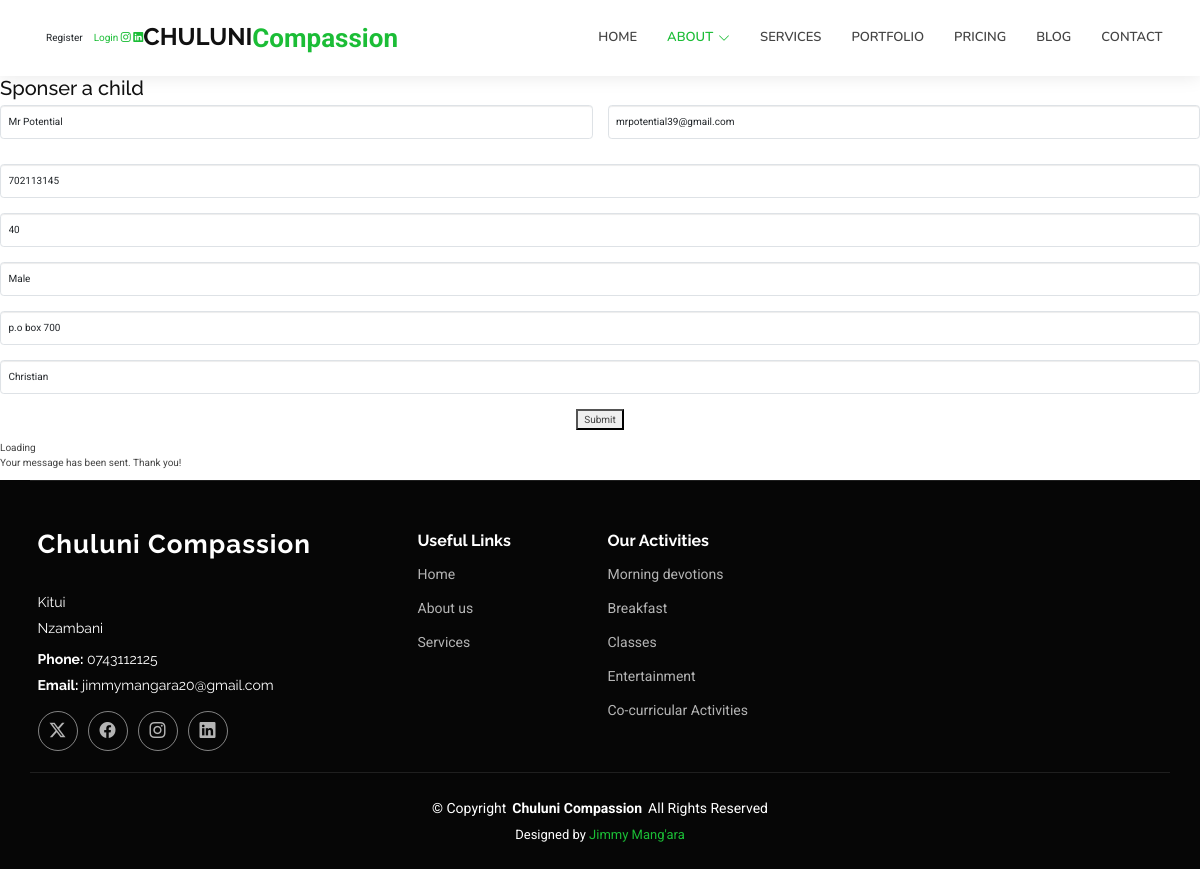
Screenshot of /spo/edit/5 with the database file from the repository.
### myapp/models.py (models this page shows, shortened)
class Child(models.Model):
    name = models.CharField(max_length=100)
    phone = models.IntegerField()
    age = models.IntegerField()
    email = models.EmailField()
    gender = models.CharField(max_length=100)
    address = models.CharField(max_length=100)
    Religion = models.CharField(max_length=100)

### myapp/views.py (the view, shortened to what this page needs)
# urls.py: path('spo/edit/<int:sponsor_id>',views.edit_sponsorship,name='edit_sponsorship'),
def edit_sponsorship(request, sponsor_id):
    sponsor = get_object_or_404(Child, id=sponsor_id)
    context = {"sponsor": sponsor}
    return render(request, 'edit_sponsorship.html', context)

### templates/edit_sponsorship.html (shortened to what this page needs)
{% extends 'base.html' %}
{% load static %}
{% block content %}
<h2>Sponser a child</h2>
    <form method="post" action="{% url 'myapp:edit_sponsorship' sponsor.id %}">
              <div class="row">
                <div class="col-md-6 form-group">
                  <input type="text" name="name" class="form-control" value="{{ sponsor.name }}" id="name" placeholder="Your Name" required="">
                </div>
                <div class="col-md-6 form-group mt-3 mt-md-0">
                  <input type="text" class="form-control" name="email" value="{{ sponsor.email }}" id="email" placeholder="Your Email" required="">
                </div>
              </div>
        <div class="form-group mt-3">
                <input type="tel" class="form-control" name="phone" value="{{ sponsor.phone }}"  id="phone" placeholder="phone" required="">
              </div>
        <div class="form-group mt-3">
                <input type="number" class="form-control" name="age" value="{{ sponsor.age }}"  id="age" placeholder="Age" required="">
              </div>
         <div class="form-group mt-3">
                <input type="text" class="form-control" name="gender" value="{{ sponsor.gender }}"  id="gender" placeholder="gender" required="">
              </div>
    <div class="form-group mt-3">
                <input type="text" class="form-control" name="address" value="{{ sponsor.address }}"  id="Address" placeholder="address" required="">
              </div>
    <div class="form-group mt-3">
                <input type="text" class="form-control" name="religion" value="{{ sponsor.Religion }}"  id="Religion" placeholder="religion" required="">
              </div>
    <div class="text-center"><button type="submit">Submit</button></div>
     <div class="my-3">
                <div class="loading">Loading</div>
                <div class="sent-message">Your message has been sent. Thank you!</div>
              </div>
            </form>
{% endblock content %}

### static/assets/css/main.css (style rules this page uses)
:root { --default-font: "Roboto", system-ui, -apple-system, "Segoe UI", Roboto, "Helvetica Neue", Arial, "Noto Sans", "Liberation Sans", sans-serif, "Apple Color Emoji", "Segoe UI Emoji", "Segoe UI Symbol", "Noto Color Emoji"; --heading-font: "Raleway", sans-serif; --nav-font: "Nunito", sans-serif; }
:root { --background-color: #ffffff; --default-color: #444444; --heading-color: #111111; --accent-color: #1bbd36; --surface-color: #ffffff; --contrast-color: #ffffff; }
:root { --nav-color: #444444; --nav-hover-color: #1bbd36; --nav-mobile-background-color: #ffffff; --nav-dropdown-background-color: #ffffff; --nav-dropdown-color: #444444; --nav-dropdown-hover-color: #1bbd36; }
:root { scroll-behavior: smooth; }
body { color: var(--default-color); background-color: var(--background-color); font-family: var(--default-font); }
h1, h2, h3, h4, h5, h6 { color: var(--heading-color); font-family: var(--heading-font); }

### rows the page displays
Child: name "Mr Potential", email "mrpotential39@gmail.com", phone "702113145", age "40", gender "Male", address "p.o box 700", religion "Christian"
